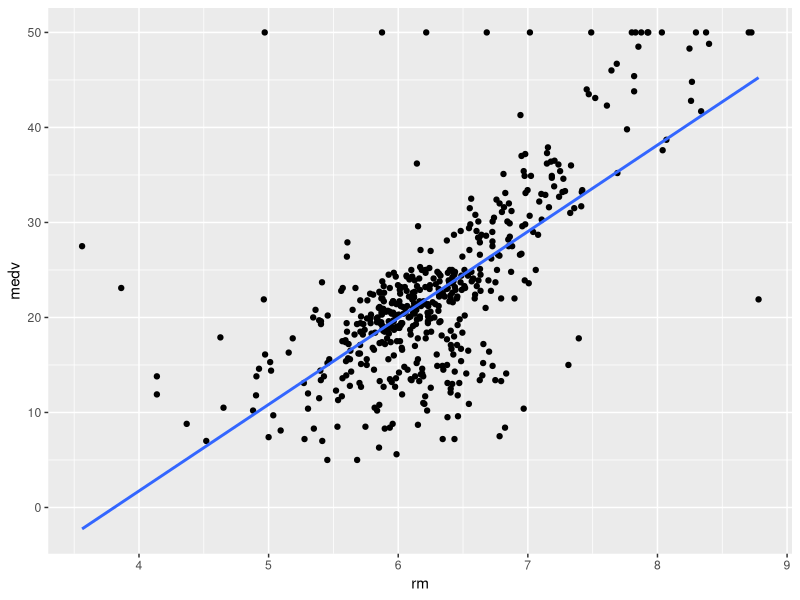
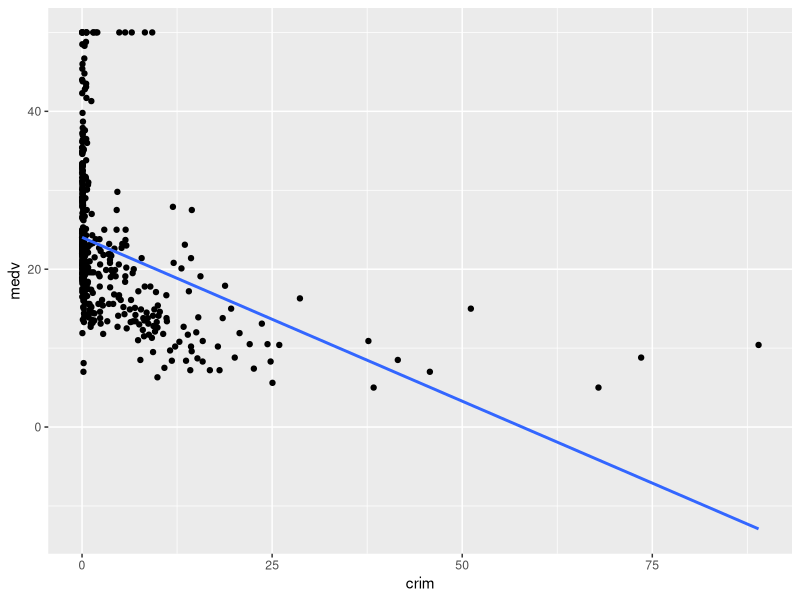
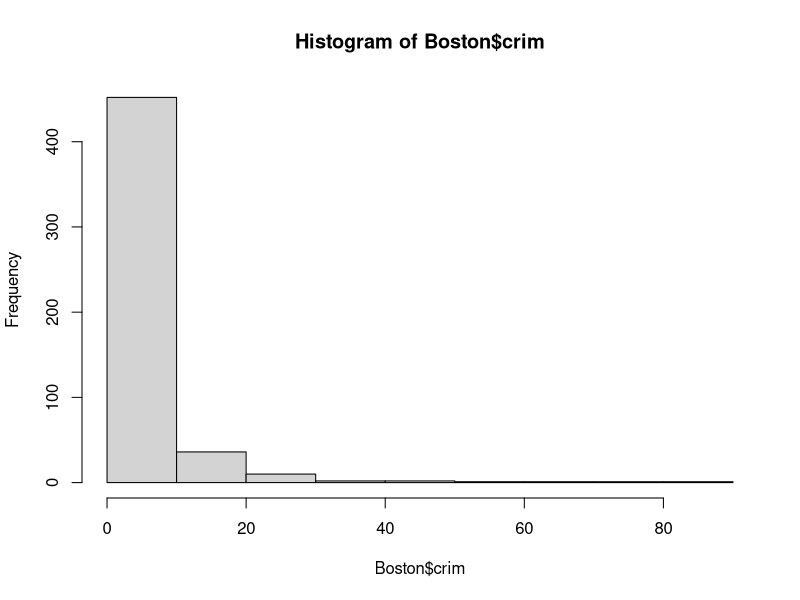

These charts were generated, in order, by the following R code:
## ---- chunk 1
# Enter your name here: Alireza Zarrinmehr
## ---- chunk 2
# 1. I did this lab assignment by myself, with help from the book and the professor.
## ---- chunk 3
library(ggplot2)
library(MASS)
ggplot(data=Boston) + aes(x=rm, y=medv) + geom_point() +
 geom_smooth(method="lm", se=FALSE)
## ---- chunk 4
?Boston
## ---- chunk 5
ggplot(data=Boston) + aes(x=crim, y=medv) + geom_point() +
 geom_smooth(method="lm", se=FALSE)
## ---- chunk 6
summary(Boston)
hist(Boston$crim)
# data is right skewd 
## ---- chunk 7
lmOut <- lm(formula = medv~crim, data=Boston)
summary(lmOut)
## ---- chunk 8
lmOutM <- lm(formula = medv ~ crim + rm + dis, data=Boston)
summary(lmOutM)
#For the multiple regression: 
  #we get the p-value: < 2.2e-16 and R-Squared of 0.53 that makes this the best model so far: Significant predictors are 
  #crim with a coefficient of -0.25405, rm with a coefficient of 8.34257
## ---- chunk 9
lmOutR <- lm(formula = medv ~ rm, data=Boston)
summary(lmOutR)
#For the regression on rm: 
  #we get the p-value: < 2.2e-16 and R-Squared of 0.4825: Significant predictors are 
  #rm with a coefficient of 9.102
## ---- chunk 10
lmOutD <- lm(formula = medv ~ dis, data=Boston)
summary(lmOutD)
#For the regression on dis: 
  #we get the p-value: 1.207e-08 and R-Squared of 0.0606: Significant predictors are 
  #dis with a coefficient of 1.0916
## ---- chunk 11
lmOutC <- lm(formula = medv ~ crim, data=Boston)
summary(lmOutC)
#For the regression on crim: 
  #we get the p-value: < 2.2e-16 and R-Squared of 0.1491 : Significant predictors are 
  #crim with a coefficient of -0.41519
## ---- chunk 12
#For the multiple regression: (This is the best model so far) 
  #we get the p-value: < 2.2e-16 and R-Squared of 0.53 that makes this the best model so far: Significant predictors are 
  #crim with a coefficient of -0.25405, rm with a coefficient of 8.34257
#For the regression on rm: 
  #we get the p-value: < 2.2e-16 and R-Squared of 0.4825: Significant predictors are 
  #rm with a coefficient of 9.102
#For the regression on dis: 
  #we get the p-value: 1.207e-08 and R-Squared of 0.0606: Significant predictors are 
  #dis with a coefficient of 1.0916
#For the regression on crim: 
  #we get the p-value: < 2.2e-16 and R-Squared of 0.1491 : Significant predictors are 
  #crim with a coefficient of -0.41519
## ---- chunk 13
predDF <- data.frame(crim = 0.26, dis=3.2, rm=6.2)
## ---- chunk 14
lmOutM <- lm(formula = medv ~ crim + rm + dis, data=Boston)
summary(lmOutM)
predict(lmOutM, predDF)
